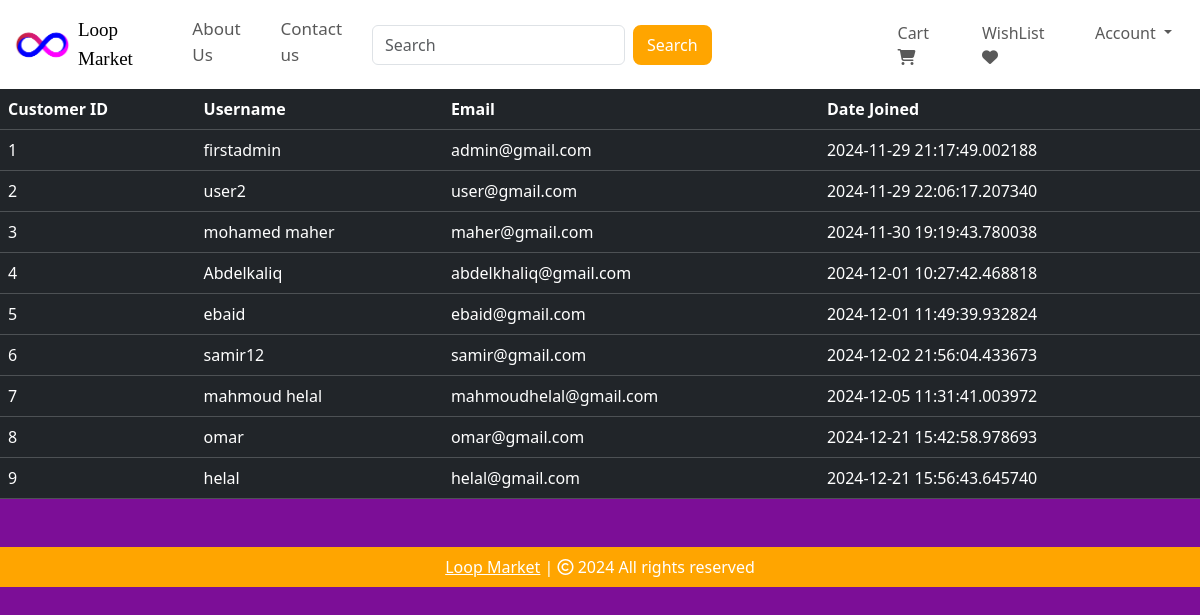
The page /customers (signed in) on the database as committed earlier.
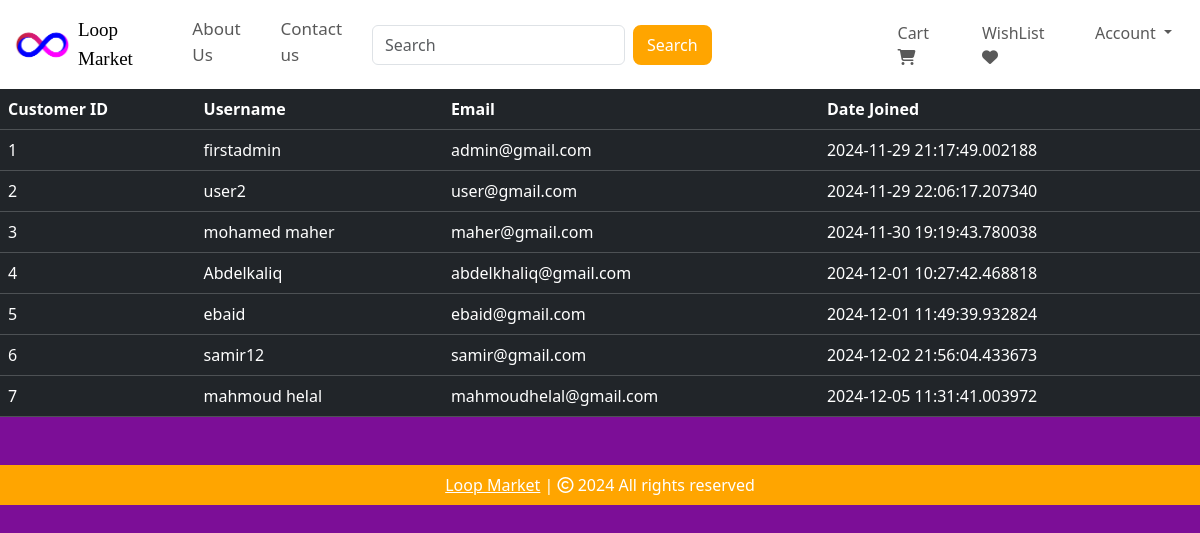
The same page on the database as committed later.
### models.py (models this page shows, shortened)
class Customer(db.Model, UserMixin):
    id = db.Column(db.Integer, primary_key=True)
    email = db.Column(db.String(100), unique=True)
    username = db.Column(db.String(100))
    password_hash = db.Column(db.String(150))
    date_joined = db.Column(db.DateTime(), default=datetime.utcnow)
    cart_items = db.relationship('Cart', backref=db.backref('customer', lazy=True))
    orders = db.relationship('Order', backref=db.backref('customer', lazy=True))
    @property
    def password(self):
        raise AttributeError('Password is not a readable Attribute')

### admin.py (the view)
@admin.route('/customers')
@login_required
def display_customers():
    if current_user.id == 1:
        customers = Customer.query.all()
        return render_template('customers.html', customers=customers)
    return render_template('404.html')

### __init_py__.py (called while the page is built)
def create_app():
    app = Flask(__name__)
    app.config['SECRET_KEY'] = 'LOOPmarket@203'
    app.config['SQLALCHEMY_DATABASE_URI'] = f'sqlite:///{DB_NAME}'
    db.init_app(app)
    @app.errorhandler(404)
    def page_not_found(error):
        return render_template('404.html')
    login_manager = LoginManager()
    login_manager.init_app(app)
    login_manager.login_view = 'auth.login'
    @login_manager.user_loader
    def load_user(id):
        return Customer.query.get(int(id))
    from views import views
    from auth import auth
    from admin import admin
    from models import Customer, Cart, Product, Order, Wishlist
    app.register_blueprint(views,url_prefix="/")
    app.register_blueprint(auth,url_prefix="/")
    app.register_blueprint(admin,url_prefix="/")
    with app.app_context():
        create_database()
    return app

### templates/customers.html (shortened to what this page needs)
{% extends 'base.html' %}
{% block body %}
<table class="table table-dark table-hover">
    <thead>
        <tr>
            <th scope="col">Customer ID</th>
            <th scope="col">Username</th>
            <th scope="col">Email</th>
            <th scope="col">Date Joined</th>
        </tr>
    </thead>
    <tbody>
        {% for customer in customers %}
        <tr>
        <td>{{ customer.id }}</td>
        <td>{{ customer.username }}</td>
        <td>{{ customer.email }}</td>
        <td>{{ customer.date_joined }}</td>
        </tr>
        {% endfor %}
    </tbody>
</table>
{% endblock %}

Rows that differ between the two databases and show on the page:
removed Customer: id "8", username "omar", email "omar@gmail.com", date_joined "2024-12-21 15:42:58.978693"
removed Customer: id "9", username "helal", email "helal@gmail.com", date_joined "2024-12-21 15:56:43.645740"
